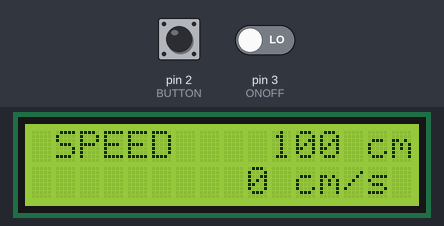
Bench run of a sketch on a simulated Arduino Uno, built with avr-gcc and run on an emulated ATmega328P. Shown: 16×2 character LCD. Inputs (shaded band) come from the test bench; at power-on: pin 2 (BUTTON) HIGH, pin 3 (ONOFF) LOW. What the sketch prints to the serial monitor is not drawn.

Above: at 1.6 s.
1.7 s: pin 2 (BUTTON) pulled LOW for 0.15 s
At 2.8 s:
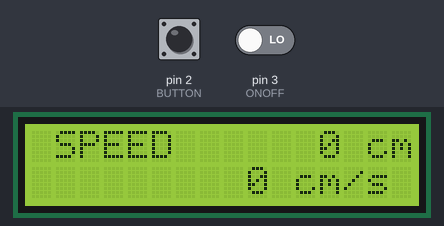
At 4.4 s:
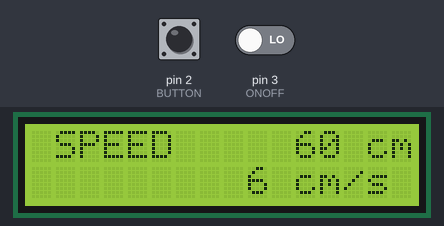
4.5 s: pin 3 (ONOFF) driven HIGH
Timing chart, 0 to 7.5 s (numbered marks = the images above; inputs shaded):
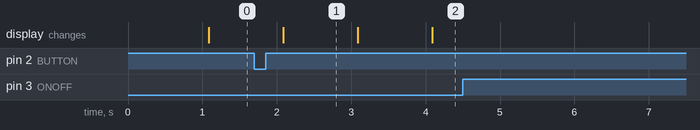

Measured:
- after the input at 4.5 s, every drawn part: stays the same
- what the display in image 1 shows lasts 1.0 s, from 2.1 s to 3.1 s

The sketch:

LCD_Module+Button4.ino
```cpp
#include <Wire.h>                  // i2C 통신을 위한 라이브러리
#include <LiquidCrystal_I2C.h>     // LCD 1602 I2C용 라이브러리

#define BUTTON 2
#define ONOFF 3

LiquidCrystal_I2C lcd(0x27, 16, 2); // 접근주소: 0x3F or 0x27

bool init_flag=0;
bool onoff_flag=0;
int operation_State = 1;
bool mode = 1;
int distance = 100;
int velocity = 0;
int digit_distance = 12;
int digit_velocity = 9;
bool mode_tmp = 1;
int digit_distance_tmp = 0;
int digit_velocity_tmp = 0;
unsigned long time_previous, time_current;


String string_mode;
String string_distance;
String string_velocity;

void Lcd_Module();

void setup()
{
  lcd.init();  // LCD 초기화
  lcd.backlight();
  Serial.begin(9600);
  pinMode(BUTTON, INPUT);
  digitalWrite(BUTTON, INPUT_PULLUP);
  attachInterrupt(digitalPinToInterrupt(BUTTON), cluster_Reset, CHANGE);
  attachInterrupt(digitalPinToInterrupt(ONOFF), OnOff, CHANGE);
  time_previous = millis();
}

// void LCD_reset(){ // 초기화
//     lcd.clear();
//     distance = 0;
//     velocity = 0;
// }

int digitCheck(int num){  // 자릿수 체크
    int cnt = 0;
    while(num!=0){
        num/=10;
        cnt++;
    }
    return cnt;
}

void writeLCD_distance(){  // 주행거리 입력
    if(digit_distance <= 1){
        lcd.setCursor(12,0);
        lcd.print(string_distance);
    }
    else if(digit_distance == 2){
        lcd.setCursor(11,0);
        lcd.print(string_distance);
    }
    else if(digit_distance == 3){
        lcd.setCursor(10,0);
        lcd.print(string_distance);
    }
    else if(digit_distance == 4){
        lcd.setCursor(9,0);
        lcd.print(string_distance);
    }
    lcd.setCursor(14,0);
    lcd.print("cm");
}

void writeLCD_velocity(){   // 속도 입력
    if(digit_velocity <= 1){
        lcd.setCursor(9,1);
        lcd.print(string_velocity);
    }
    else if(digit_velocity == 2){
        lcd.setCursor(8,1);
        lcd.print(string_velocity);
    }
    else if(digit_velocity == 3){
        lcd.setCursor(8,1);
        lcd.print(string_velocity);
    }
    lcd.setCursor(11,1);
    lcd.print("cm/s");
}

void writeLCD_mode(){   // mode 입력
    lcd.setCursor(1,0);
    if(mode){
        lcd.print("SPEED");
    }
    else {
        lcd.print("SAFETY");
    }
}

void cluster(){     // LCD cluster
    if(init_flag==1) lcd.clear();
    if(distance < 0) distance = 0;
    if(velocity < 0) velocity = 0;

    digit_distance = digitCheck(distance);  // 현재 distance 자릿 수를 저장
    digit_velocity = digitCheck(velocity);  // 현재 velocity 자릿 수를 저장

    if(digit_distance < digit_distance_tmp) lcd.clear();
    if(digit_velocity < digit_velocity_tmp) lcd.clear();
    // if(mode != mode_tmp) lcd.clear();

    string_distance = String(distance);
    string_velocity = String(velocity);
    string_mode = String(mode);

    lcd.clear();
    writeLCD_mode();
    writeLCD_distance();
    writeLCD_velocity();

    // delay(1000);
    distance += 30;
    velocity += 3;

    digit_distance_tmp = digit_distance;
    digit_velocity_tmp = digit_velocity;
    // mode_tmp = mode;

    // lcd.clear();
}

void cluster_Reset(){  // 인터럽트 함수
    if(digitalRead(BUTTON) == HIGH)
    {
        if(init_flag==0)
        {
            init_flag = 1;
            // Serial.println("===pushed===");
            // LCD_reset();
            // lcd.clear();  // 이 명령어 사용 시 loop문 멈춤
            distance = 0;
            velocity = 0;
        }
        else{}
    }
    else
    {
        init_flag = 0;
        // Serial.println("===released===");
    }
}

void OnOff(){
// onoff_flag
    if(digitalRead(ONOFF) == HIGH)
    {
        if(onoff_flag==0)
        {
            onoff_flag = 1;
            operation_State = !operation_State;
            // Serial.println("operation_State");
        }
        else{}
    }
    else
    {
        onoff_flag = 0;
    }
}

void loop()
{
    time_current = millis();
    if(operation_State == 1){   // ON 상태
        if(time_current - time_previous >= 1000){
            time_previous = time_current;
            cluster();
            Serial.println("timer");
        }
    }
    else if(operation_State == -1){}  // OFF 상태
}
```
